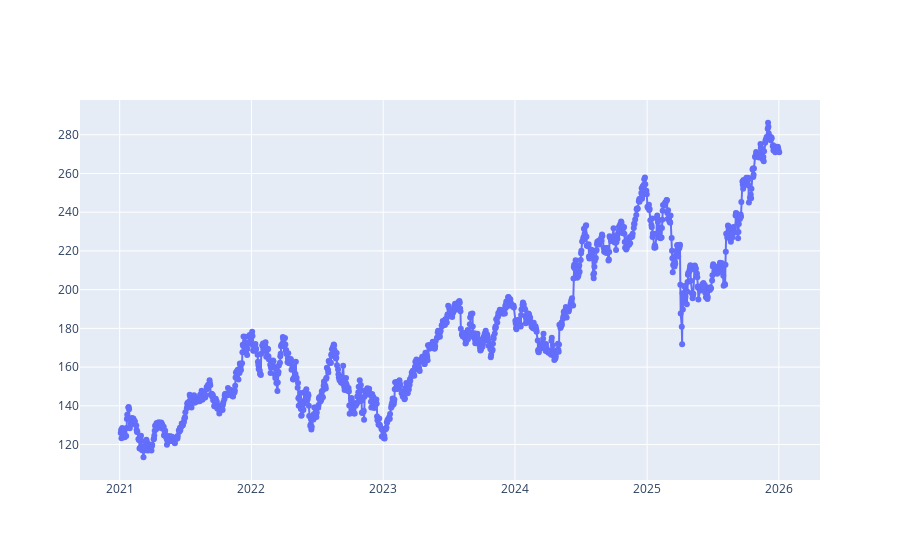

Notebook source saved alongside this figure:
### Code cell
# Plotting Apple Market Data
fig = go.Figure()
fig.add_trace(go.Scatter(x=x, y=y, mode="markers+lines", name="Apple Close"))
# Show graph
fig.show()

### Figure 1 — Plotly figure (JSON) as saved in the notebook; plotly's stock layout.template omitted (floating-point values rounded to 4 significant figures; data arrays with more than 128 entries replaced by an {"elided": "..."} marker saying what was removed)
{"data": [{"mode": "markers+lines", "name": "Apple Close", "type": "scatter", "x": {"elided": "1256 str values"}, "y": {"elided": "1256 float values"}}], "layout": {}}
